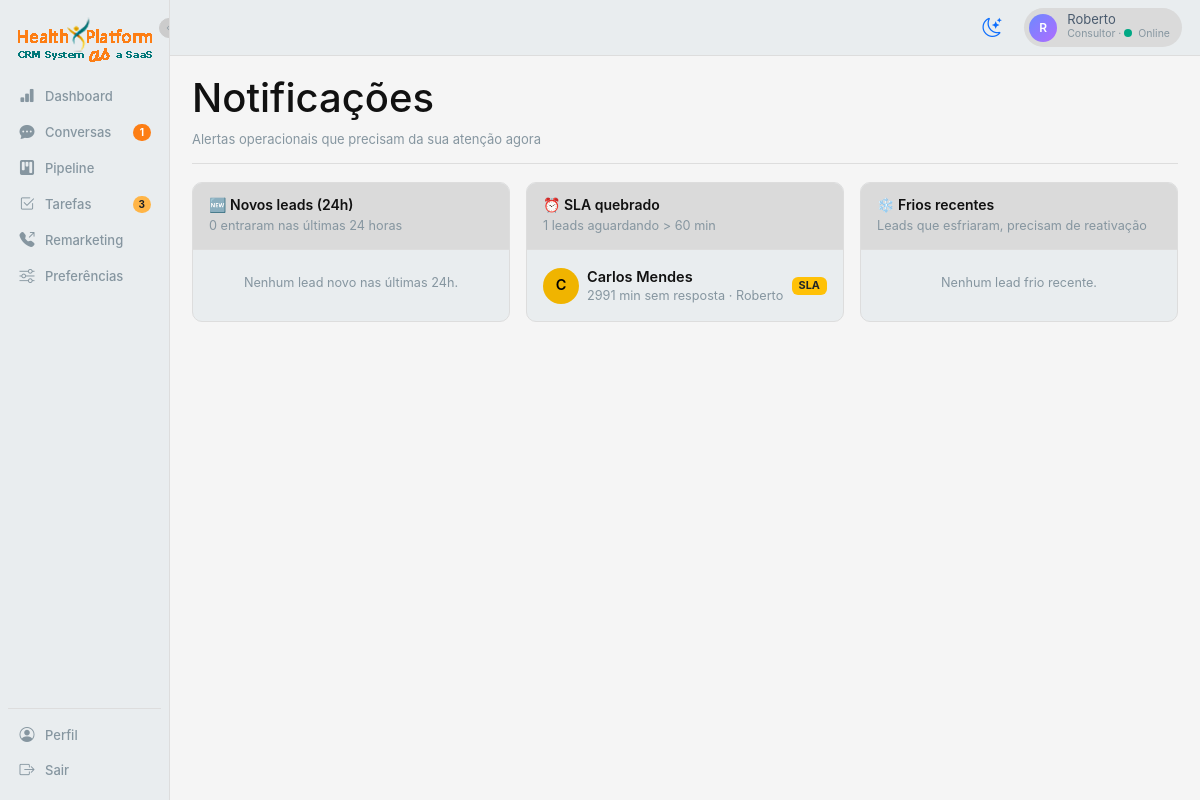
The app's page /notificacoes (signed in), older data.
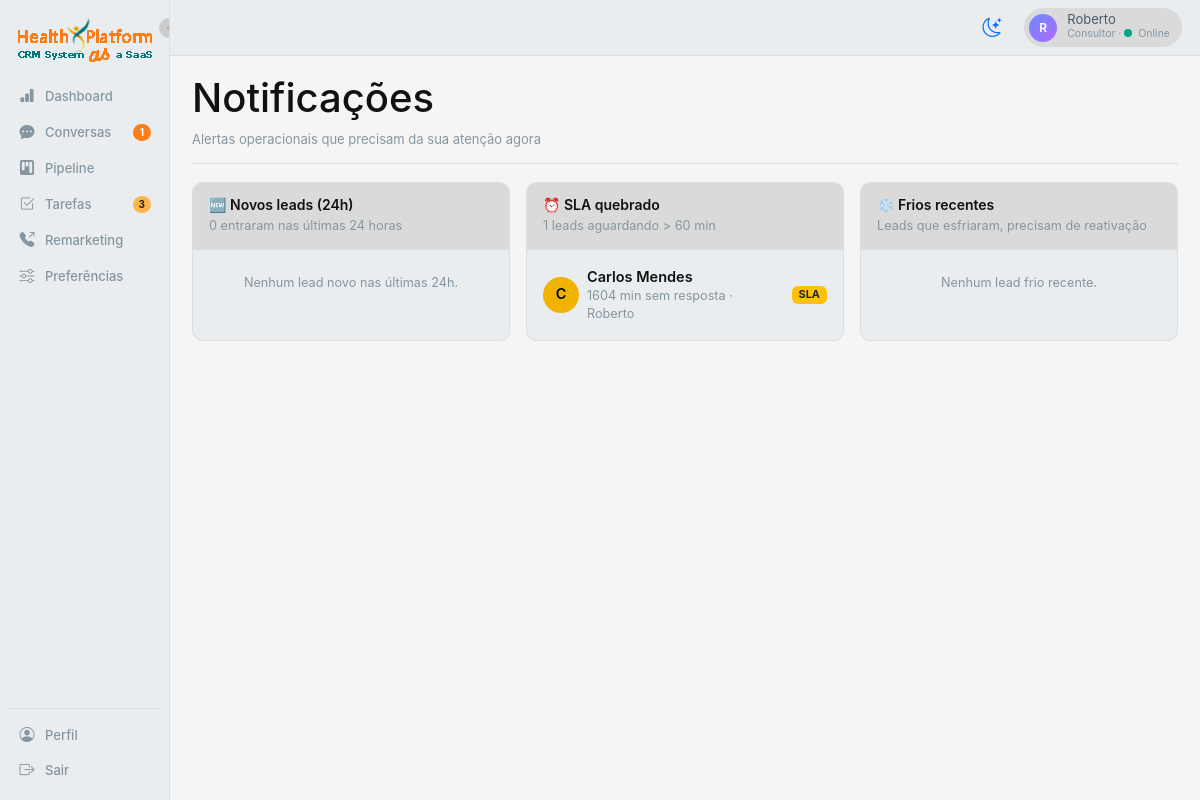
The same page, newer data.
### app.py (models this page shows, shortened)
class Lead(db.Model):
    __tablename__ = 'leads'
    id = db.Column(db.Integer, primary_key=True)
    name = db.Column(db.String(120), nullable=False)
    phone = db.Column(db.String(40))
    email = db.Column(db.String(120))
    company = db.Column(db.String(120))
    source = db.Column(db.String(60), default='manual')  # origem (OCULTA para consultor se não foi ele que cadastrou)
    source_visible_to_consultor = db.Column(db.Boolean, default=False)  # true só se consultor criou
    stage = db.Column(db.String(40), default='mensagem_enviada')
    owner_id = db.Column(db.Integer, db.ForeignKey('users.id'))
    tags = db.Column(db.String(255), default='')
    notes = db.Column(db.Text, default='')
    created_at = db.Column(db.DateTime, default=datetime.utcnow)
    last_message_at = db.Column(db.DateTime)
    last_inbound_at = db.Column(db.DateTime)
    last_outbound_at = db.Column(db.DateTime)
    sent_without_response = db.Column(db.Integer, default=0)
    tem_cnpj = db.Column(db.Boolean)  # True = PME, False = PF
    categoria = db.Column(db.String(20))  # PF | PME | ADESAO (derivado de tem_cnpj quando aplicável)
    vidas = db.Column(db.Integer)  # quantas vidas (pode vir nulo da origem)
    preferencia_contato = db.Column(db.String(20), default='whatsapp')  # whatsapp | email | telefone
    budget = db.Column(db.Float, default=0.0)
    moved_to_remarketing_at = db.Column(db.DateTime)
    fups_sent_today = db.Column(db.Integer, default=0)
    fups_last_date = db.Column(db.Date)
    stage_entered_at = db.Column(db.DateTime, default=datetime.utcnow)
    owner = db.relationship('User', backref='leads')
    @property
    def sla_minutes(self):
        if not self.last_inbound_at:
            return None
        if self.last_outbound_at and self.last_outbound_at > self.last_inbound_at:
            return None
        delta = datetime.utcnow() - self.last_inbound_at
        return int(delta.total_seconds() // 60)

class User(db.Model):
    __tablename__ = 'users'
    id = db.Column(db.Integer, primary_key=True)
    name = db.Column(db.String(120), nullable=False)
    email = db.Column(db.String(120), unique=True, nullable=False)
    password_hash = db.Column(db.String(255), nullable=False)
    role = db.Column(db.String(20), default='consultor')  # master | admin | coordenador | lider | consultor
    weekly_quota = db.Column(db.Integer, default=20)
    is_online = db.Column(db.Boolean, default=True)
    is_active = db.Column(db.Boolean, default=True)
    is_blocked = db.Column(db.Boolean, default=False)  # bloqueado por master/coordenador (não recebe lead, não envia msg)
    blocked_reason = db.Column(db.String(255), default='')
    created_at = db.Column(db.DateTime, default=datetime.utcnow)
    manager_id = db.Column(db.Integer, db.ForeignKey('users.id'))
    manager = db.relationship('User', remote_side=[id], backref='subordinados')
    favorite_templates = db.Column(db.String(255), default='')  # ids separados por vírgula (max 3)
    favorite_followups = db.Column(db.String(255), default='')  # ids separados por vírgula (max 5)
    cadence_per_day = db.Column(db.Integer, default=2)        # quantos FUPs por dia (1-4)
    cadence_days = db.Column(db.Integer, default=3)           # quantos dias mantém cadência (1-3)
    cadence_interval_hours = db.Column(db.Integer, default=3) # intervalo mínimo entre FUPs no mesmo dia

### app.py (the view)
@app.route('/notificacoes')
@login_required
def notificacoes():
    u = current_user()
    base = Lead.query if u.role == 'admin' else Lead.query.filter_by(owner_id=u.id)
    novos = base.filter(Lead.created_at >= datetime.utcnow() - timedelta(hours=24)).all()
    sla_quebrado = []
    for lead in base.all():
        if lead.sla_minutes and lead.sla_minutes > 60:
            sla_quebrado.append(lead)
    frios_recentes = base.filter(Lead.stage == 'lead_frio').limit(10).all()
    return render_template('notificacoes.html',
        novos=novos,
        sla_quebrado=sla_quebrado,
        frios=frios_recentes,
    )

### app.py (called while the page is built)
def current_user():
    uid = session.get('user_id')
    if not uid:
        return None
    return db.session.get(User, uid)

def login_required(f):
    @wraps(f)
    def wrap(*args, **kwargs):
        if not session.get('user_id'):
            return redirect(url_for('login'))
        return f(*args, **kwargs)
    return wrap

def filter_leads_by_visibility(query, user):
    if user.role == 'master':
        return query
    if user.role == 'coordenador':
        return query.filter(Lead.owner_id.in_(visible_user_ids(user)))
    if user.role == 'lider':
        return query.filter(db.false())
    if user.role == 'admin':
        return query
    return query.filter(Lead.owner_id == user.id)

### templates/notificacoes.html (shortened to what this page needs)
{% extends "base.html" %}
{% block content %}
<div class="page-header">
  <div>
    <h1 class="page-title">Notificações</h1>
    <p class="page-subtitle">Alertas operacionais que precisam da sua atenção agora</p>
  </div>
</div>
<div class="row g-3">
  <div class="col-lg-4">
    <div class="card-cv h-100">
      <div class="card-cv-header d-flex align-items-center justify-content-between">
        <div>
          <h5 class="mb-0">🆕 Novos leads (24h)</h5>
          <span class="muted small">{{ novos|length }} entraram nas últimas 24 horas</span>
        </div>
      </div>
      <div class="p-2">
        {% if novos %}
          {% for lead in novos %}
            <a href="{{ url_for('conversas', lead_id=lead.id) }}"
               class="d-flex align-items-center gap-2 p-2 rounded notif-item">
              <div class="avatar-sm">{{ lead.name[0]|upper }}</div>
              <div class="flex-grow-1">
                <div class="fw-semibold">{{ lead.name }}</div>
                <div class="muted small">
                  {{ lead.source or 'sem origem' }} ·
                  {{ lead.owner.name if lead.owner else 'sem dono' }}
                </div>
              </div>
              <span class="badge bg-secondary">{{ lead.stage|replace('_', ' ') }}</span>
            </a>
          {% endfor %}
        {% else %}
          <div class="empty-state p-3">
            <div class="muted small">Nenhum lead novo nas últimas 24h.</div>
          </div>
        {% endif %}
      </div>
    </div>
  </div>
  <div class="col-lg-4">
    <div class="card-cv h-100">
      <div class="card-cv-header d-flex align-items-center justify-content-between">
        <div>
          <h5 class="mb-0">⏰ SLA quebrado</h5>
          <span class="muted small">{{ sla_quebrado|length }} leads aguardando &gt; 60 min</span>
        </div>
      </div>
      <div class="p-2">
        {% if sla_quebrado %}
          {% for lead in sla_quebrado %}
            <a href="{{ url_for('conversas', lead_id=lead.id) }}"
               class="d-flex align-items-center gap-2 p-2 rounded notif-item">
              <div class="avatar-sm avatar-warn">{{ lead.name[0]|upper }}</div>
              <div class="flex-grow-1">
                <div class="fw-semibold">{{ lead.name }}</div>
                <div class="muted small">
                  {{ lead.sla_minutes }} min sem resposta · {{ lead.owner.name if lead.owner else '—' }}
                </div>
              </div>
              <span class="badge bg-warning text-dark">SLA</span>
            </a>
          {% endfor %}
        {% else %}
          <div class="empty-state p-3">
            <div class="muted small">SLA dentro do esperado. 🎯</div>
          </div>
        {% endif %}
      </div>
    </div>
  </div>
  <div class="col-lg-4">
    <div class="card-cv h-100">
      <div class="card-cv-header d-flex align-items-center justify-content-between">
        <div>
          <h5 class="mb-0">❄️ Frios recentes</h5>
          <span class="muted small">Leads que esfriaram, precisam de reativação</span>
        </div>
      </div>
      <div class="p-2">
        {% if frios %}
          {% for lead in frios %}
            <a href="{{ url_for('conversas', lead_id=lead.id) }}"
               class="d-flex align-items-center gap-2 p-2 rounded notif-item">
              <div class="avatar-sm avatar-cold">{{ lead.name[0]|upper }}</div>
              <div class="flex-grow-1">
                <div class="fw-semibold">{{ lead.name }}</div>
                <div class="muted small">
                  {{ lead.sent_without_response }} mensagens sem resposta
                </div>
              </div>
              <span class="badge bg-info text-dark">frio</span>
            </a>
          {% endfor %}
        {% else %}
          <div class="empty-state p-3">
            <div class="muted small">Nenhum lead frio recente.</div>
          </div>
        {% endif %}
      </div>
    </div>
  </div>
</div>
{% endblock %}

Row changes from the older to the newer data that the page shows:
changed Lead "Carlos Mendes": sla_minutes "2991" → "1604"
